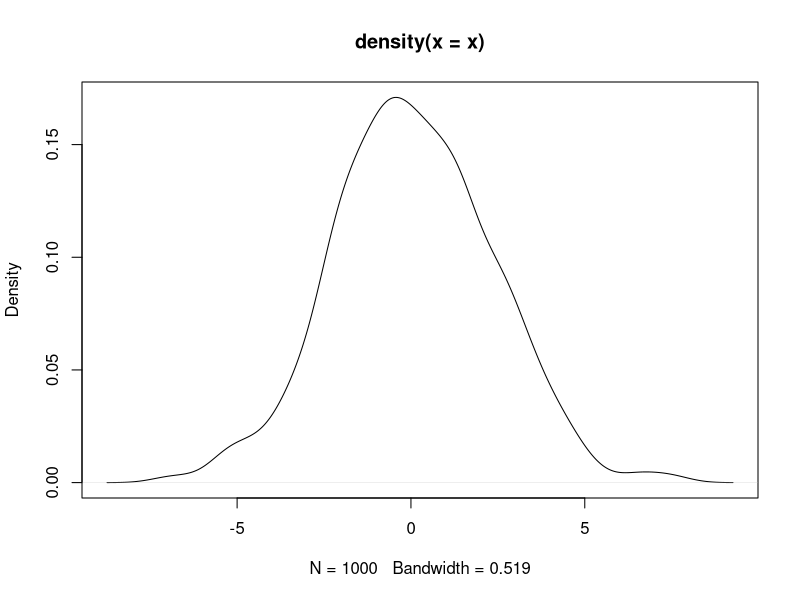

This chart was generated by the following R code: (Note: this script raises an error after producing the figure.)
## ---- chunk 1
set.seed(1337)
n=1000
x = rnorm(n, mean=0, sd=sqrt(5))
plot(density(x))
a.few.likelihoods <- function(x) {
    stopifnot(n==length(x))
    mle_var = mean(x*x)
    P_x_H1 = sum(dnorm(x, mean=0, sd=1, log=T))   # H_1
    P_x_H2 = sum(dnorm(x, mean=0, sd=sqrt(2), log=T))   # H_2
    P_x_Hmle = sum(dnorm(x, mean=0, sd=sqrt(mle_var), log=T))   # H_mle
    data.table  (   P_x_H1
                ,   P_x_H2
                ,   P_x_Hmle
                )
}
pp(a.few.likelihoods(x))
